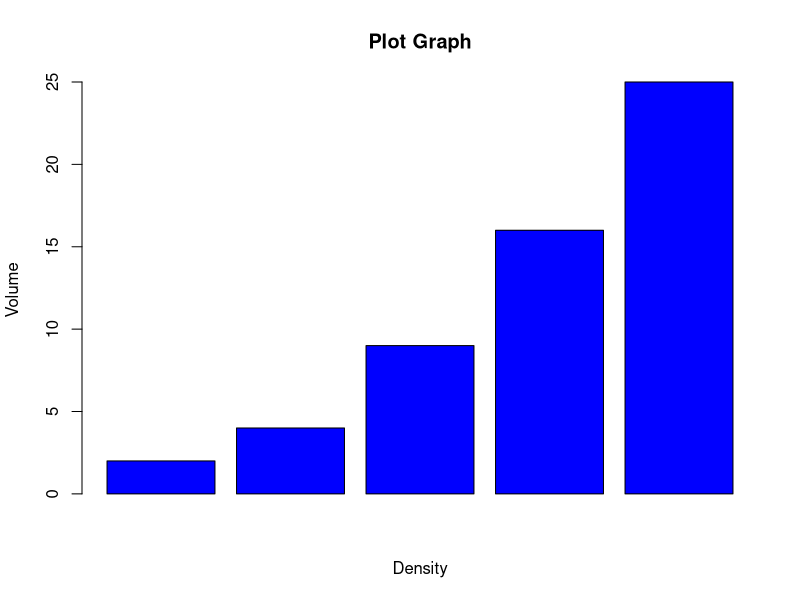

Write R code to recreate this figure.
# Q1.
# x = c(5,10,15,20,25,30)
# which.min(x)
# which.max(x)


# Q2.
# n = as.integer(readline(prompt = "Enter a number : "))
# fact = 1

# if(n > 0){
# 	for(i in 1:n){
# 		fact = fact * i
# 	}
# 	cat("The factorial of ",n," : ",fact)
# }else if(n == 0){
# 	cat("The factorial of 0 : 1")
# }else{
# 	cat("Invalid input")
# }


# # Q3.
# a = 0
# b = 1
# n = as.integer(readline(prompt = "Enter the number of terms (n): "))

# if (n < 0) {
#   print("Invalid input! Please enter a positive integer.")
# } else if (n == 0) {
#   print("No terms to display.")
# } else {
#   cat("Fibonacci Sequence: ", a)
#   if (n > 1) {
#     cat(" ", b)
#   }
#   for (i in 3:n) {
#     sum = a + b
#     cat(" ", sum)
#     a = b
#     b = sum
#   }
#   cat("\n")
# }


# # Q4.
# a = as.integer(readline(prompt = "Enter 1st operand : "))
# b = as.integer(readline(prompt = "Enter 2nd operand : "))
# x = as.character(readline(prompt = "Enter the operator('1','2','3','4') : "))

# result = switch(
# 	x,
# 	'1' = cat(a," + ",b," = ",a+b),
# 	'2' = cat(a," - ",b," = ",a-b),
# 	'3' = cat(a," * ",b," = ",a*b),
# 	'4' = cat(a," / ",b," = ",a/b)
# 	)


# # Q5.
# x = c(1,2,3,4,5)
# y = c(2,4,9,16,25)
# plot(x,y,xlab="Density",ylab="Volume",main="Plot Graph",col="blue",type="o",pch=20)


# x = c(20,10,30,15,25)
# label = c('Eng','Maths','Sci','SST','French')
# pie(x,label,col=c('red','pink','black','green','cyan'),main="Pie Chart",radius=1) 


y = c(2,4,9,16,25)
barplot(y,xlab="Density",ylab="Volume",main="Plot Graph",col="blue")









